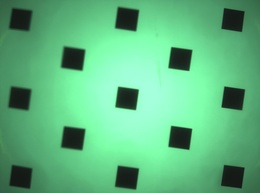
%> input picture 联调code - 调整 - 0.3/联调code - 调整 - 0.3/distribute/Debug32/image/-15.060_First.jpg, 260 x 193 px, shrunk from 4208 x 3120 before the run
$ octave --eval "result = getEdgePosition(imread('../联调code - 调整 - 0.3/联调code - 调整 - 0.3/distribute/Debug32/image/-15.060_First.jpg'));"   (GNU Octave 9; MATLAB toolbox functions it lacks are replaced by stand-ins)
%> lines starting %> are read from the running program, lines starting %| are printed output that depends on the picture
function [x_edge, y_edge] = getEdgePosition(img, block_size, thr)
%get all edge laplace
%============================================
%Author:Chame
%Date:2017.3.28
%============================================
%Input
% img: input image
% block_size: 1/2 size of block to determine edge;
% thr: if value > thr, it will be edge;
%--------------------------------------------
%Output
% x_edge:the positions of horizontal edges
% y_edge:the positions of vertical edges
%============================================
narginchk(1, 3);
if nargin == 1
    block_size = 19;
    thr = (2*block_size+1)^2 / 2 * 0.2;
elseif nargin == 2
    thr = (2*block_size+1)^2 / 2 * 0.2;
end
[m, n] = size(img);
h_x = ones(block_size * 2 + 1);
h_y = ones(block_size * 2 + 1);
h_x(:, 1:block_size) = -1;
h_y(block_size+2:end,:) = -1;
value_x = imfilter(img, h_x, 'symmetric');
value_y = imfilter(img, h_y, 'symmetric');

result_x = value_x > thr;
result_y = value_y > thr;
[indy, indx] = find(result_x);
for i = 1:size(indy, 1)
    if indy(i)-block_size < 1 || indy(i)+block_size > m || indx(i)-block_size < 1 || indx(i)+block_size > n
        result_x(indy(i), indx(i)) = 0;
    else
        temp = value_x(indy(i)-block_size:indy(i)+block_size, indx(i)-block_size:indx(i)+block_size);
        [max_y, max_x] = find(temp == max(temp(:)));
        max_y = max_y(1) + indy(i)-block_size - 1;
        max_x = max_x(1) + indx(i)-block_size - 1;
        if indy(i) ~=  max_y || indx(i) ~= max_x
            result_x(indy(i), indx(i)) = 0;
        end
    end
end
[indy, indx] = find(result_y);
for i = 1:size(indy, 1)
    if indy(i)-block_size < 1 || indy(i)+block_size > m || indx(i)-block_size < 1 || indx(i)+block_size > n
        result_y(indy(i), indx(i)) = 0;
    else
        temp = value_y(indy(i)-block_size:indy(i)+block_size, indx(i)-block_size:indx(i)+block_size);
        [max_y, max_x] = find(temp == max(temp(:)));
        max_y = max_y(1) + indy(i)-block_size - 1;
        max_x = max_x(1) + indx(i)-block_size - 1;
        if indy(i) ~= max_y(1) || indx(i) ~= max_x(1)
            result_y(indy(i), indx(i)) = 0;
        end
    end
end

[indy,indx] = find(result_x);
x_edge(:, 1) = indx;
x_edge(:, 2) = indy;
[indy,indx] = find(result_y);
y_edge(:, 1) = indx;
y_edge(:, 2) = indy;

figure;
imshow(img, []);
hold on;
plot(x_edge(:, 1), x_edge(:, 2), '.', 'color', 'y');
for i = 1:size(x_edge, 1)
    rectangle('Position', [x_edge(i, 1) - block_size, x_edge(i, 2) - block_size, 2*block_size+1, 2*block_size+1], 'EdgeColor','r');
end
plot(y_edge(:, 1), y_edge(:, 2), '.', 'color', 'r');
for i = 1:size(y_edge, 1)
    rectangle('Position', [y_edge(i, 1) - block_size, y_edge(i, 2) - block_size, 2*block_size+1, 2*block_size+1], 'EdgeColor','r');
end

end
%> in getEdgePosition, `value_x = imfilter(img, h_x, 'symmetric');`:
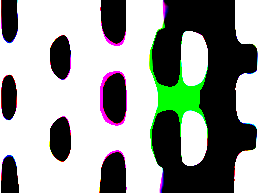
%> value_x: size 193x260x3 uint8; mean R, G, B 152.8, 157.2, 152.7
%> in getEdgePosition, `value_y = imfilter(img, h_y, 'symmetric');`:
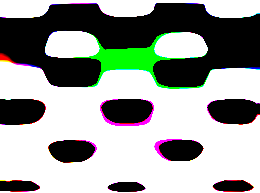
%> value_y: size 193x260x3 uint8; mean R, G, B 152.8, 157.5, 152.4
%> in getEdgePosition, `[indy, indx] = find(result_x);`: indy = 90980 values from 1 to 193; indx = 90980 values from 1 to 780
%> after the loop in getEdgePosition, `for i = 1:size(indy, 1)`:
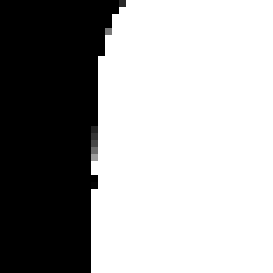
%> temp: size 39x39 uint8 (shown 7 times larger); min 0, max 255, mean 163.5
%> after the loop in getEdgePosition, `for i = 1:size(indy, 1)`: max_x = 755; max_y = 178
%> in getEdgePosition, `[indy, indx] = find(result_y);`: indy = 90977 values from 1 to 193; indx = 90977 values from 1 to 780
%> after the loop in getEdgePosition, `for i = 1:size(indy, 1)`:
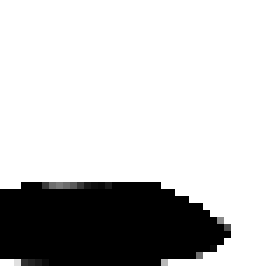
%> temp: size 39x39 uint8 (shown 7 times larger); min 0, max 255, mean 198.5
%> after the loop in getEdgePosition, `for i = 1:size(indy, 1)`: max_x = 742; max_y = 155
%> in getEdgePosition, `[indy,indx] = find(result_x);`: indy = [46; 125; 168; 89; 89; 45; 124; 89]; indx = [182; 182; 235; 236; 496; 702; 702; 756]
%> in getEdgePosition, `[indy,indx] = find(result_y);`: indy = [50; 48]; indx = [155; 675]
%> the loop in getEdgePosition, `for i = 1:size(x_edge, 1)` made 8 passes
%> the loop in getEdgePosition, `for i = 1:size(y_edge, 1)` made 2 passes
%> `result = getEdgePosition(imread('../联调code - 调整 - 0.3/联调code - 调整 - 0...`:
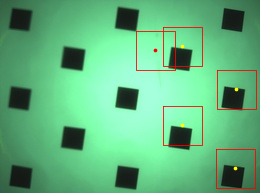
%> figure redrawn from the program's plot data
%> `result = getEdgePosition(imread('../联调code - 调整 - 0.3/联调code - 调整 - 0...`: result = [182 46; 182 125; 235 168; 236 89; 496 89; 702 45; 702 124; 756 89]

$ run again, on 联调code - 调整 - 0.3/联调code - 调整 - 0.3/distribute/Debug32/image/-15.129_First.jpg
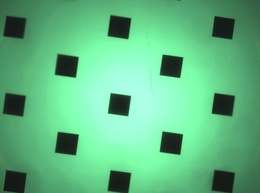
%> input picture 联调code - 调整 - 0.3/联调code - 调整 - 0.3/distribute/Debug32/image/-15.129_First.jpg, 260 x 193 px, shrunk from 4208 x 3120 before the run
%> in getEdgePosition, `value_y = imfilter(img, h_y, 'symmetric');`:
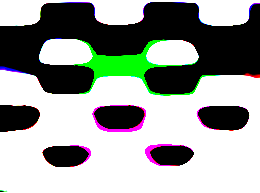
%> value_y: size 193x260x3 uint8; mean R, G, B 154, 159, 154.3
%> in getEdgePosition, `[indy, indx] = find(result_x);`: indy = 88472 values from 1 to 193; indx = 88472 values from 1 to 780
%> after the loop in getEdgePosition, `for i = 1:size(indy, 1)`: max_x = 745; max_y = 187
%> in getEdgePosition, `[indy, indx] = find(result_y);`: indy = 91857 values from 1 to 193; indx = 91857 values from 1 to 780
%> after the loop in getEdgePosition, `for i = 1:size(indy, 1)`: max_x = 742; max_y = 155
%> in getEdgePosition, `[indy,indx] = find(result_x);`: indy = [56; 133; 92; 92; 56; 132; 93]; indx = [173; 173; 227; 487; 693; 693; 747]
%> in getEdgePosition, `[indy,indx] = find(result_y);`: indy = [56; 55]; indx = [147; 667]
%> the loop in getEdgePosition, `for i = 1:size(x_edge, 1)` made 7 passes
%> the loop in getEdgePosition, `for i = 1:size(y_edge, 1)` made 2 passes
%> `result = getEdgePosition(imread('../联调code - 调整 - 0.3/联调code - 调整 - 0...`:
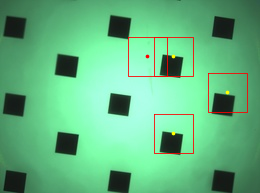
%> figure redrawn from the program's plot data
%> result = [173 56; 173 133; 227 92; 487 92; 693 56; 693 132; 747 93]

$ run again, on 联调code - 调整 - 0.3/联调code - 调整 - 0.3/distribute/Debug32/image/-15.225_First.jpg
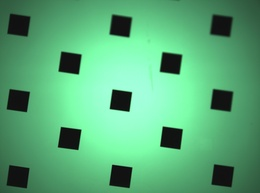
%> input picture 联调code - 调整 - 0.3/联调code - 调整 - 0.3/distribute/Debug32/image/-15.225_First.jpg, 260 x 193 px, shrunk from 4208 x 3120 before the run
%> in getEdgePosition, `value_y = imfilter(img, h_y, 'symmetric');`:
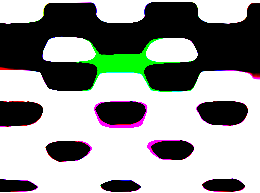
%> value_y: size 193x260x3 uint8; mean R, G, B 151.3, 154.1, 151
%> in getEdgePosition, `[indy, indx] = find(result_x);`: indy = 85036 values from 1 to 193; indx = 85036 values from 1 to 780
%> after the loop in getEdgePosition, `for i = 1:size(indy, 1)`: max_x = 746; max_y = 164
%> in getEdgePosition, `[indy, indx] = find(result_y);`: indy = 89736 values from 1 to 193; indx = 89736 values from 1 to 780
%> after the loop in getEdgePosition, `for i = 1:size(indy, 1)`: max_x = 742; max_y = 155
%> in getEdgePosition, `[indy,indx] = find(result_x);`: indy = [50; 125; 89; 164; 90; 164; 50; 124; 89; 164]; indx = [173; 174; 225; 226; 485; 486; 693; 694; 745; 746]
%> in getEdgePosition, `[indy,indx] = find(result_y);`: indy = [53; 52; 52]; indx = [147; 304; 667]
%> the loop in getEdgePosition, `for i = 1:size(x_edge, 1)` made 10 passes
%> the loop in getEdgePosition, `for i = 1:size(y_edge, 1)` made 3 passes
%> `result = getEdgePosition(imread('../联调code - 调整 - 0.3/联调code - 调整 - 0...`:
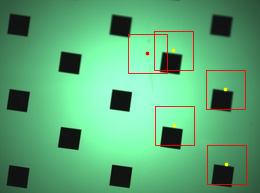
%> figure redrawn from the program's plot data
%> result = [173 50; 174 125; 225 89; 226 164; 485 90; 486 164; 693 50; 694 124; 745 89; 746 164]
